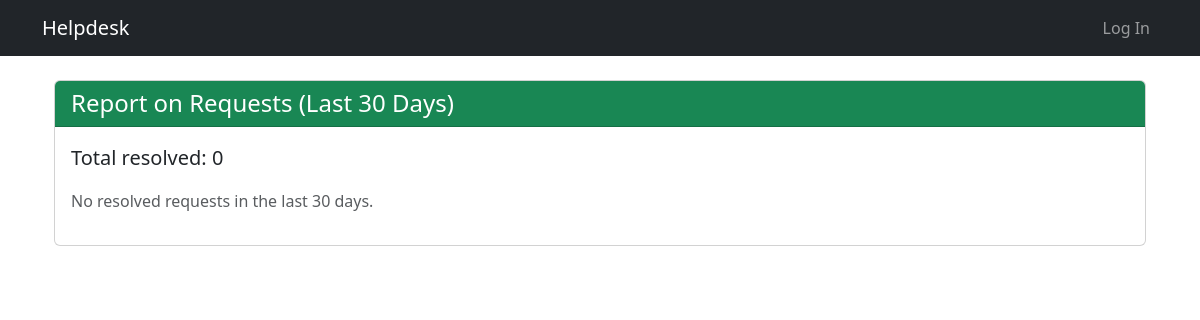
/tickets/report/, run on an earlier commit of the app's database.
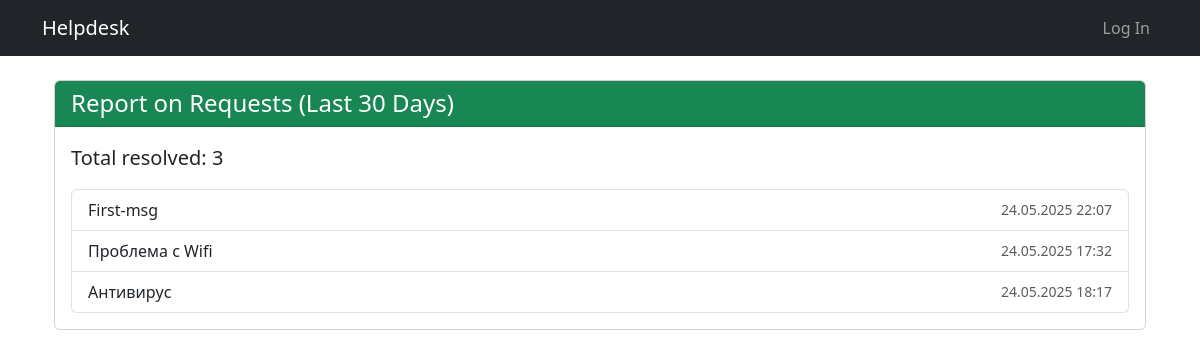
And on a later commit of the database.
### tickets/models.py (models this page shows, shortened)
class Ticket(models.Model):
    STATUS_CHOICES = (
        ('open', 'Open'),
        ('in_progress', 'In_progress'),
        ('resolved', 'Resolved'),
        ('closed', 'Closed'),
    )
    user = models.ForeignKey(User, on_delete=models.CASCADE)
    title = models.CharField(max_length=255)
    description = models.TextField()
    status = models.CharField(max_length=20, choices=STATUS_CHOICES, default='open')
    created_at = models.DateTimeField(auto_now_add=True)

### tickets/views.py (the view)
# urls.py: path('tickets/report/', views.report_view, name='ticket_report'),
def report_view(request):
    last_30_days = now() - timedelta(days=30)
    resolved_tickets = Ticket.objects.filter(status='resolved', created_at__gte=last_30_days)
    total_resolved = resolved_tickets.count()
    return render(request, 'tickets/report.html', {
        'resolved_tickets': resolved_tickets,
        'total_resolved': total_resolved
    })

### tickets/templates/tickets/report.html (shortened to what this page needs)
{% extends "base.html" %}
{% block content %}
<div class="container mt-4">
  <div class="card">
    <div class="card-header bg-success text-white">
      <h4 class="mb-0">Report on Requests (Last 30 Days)</h4>
    </div>
    <div class="card-body">
      <p class="lead">Total resolved: <strong>{{ total_resolved }}</strong></p>
      {% if resolved_tickets %}
        <ul class="list-group">
          {% for ticket in resolved_tickets %}
            <li class="list-group-item d-flex justify-content-between align-items-center">
              <span>{{ ticket.title }}</span>
              <small class="text-muted">{{ ticket.created_at|date:"d.m.Y H:i" }}</small>
            </li>
          {% endfor %}
        </ul>
      {% else %}
        <p class="text-muted">No resolved requests in the last 30 days.</p>
      {% endif %}
    </div>
  </div>
</div>
{% endblock %}

What changed in the data, as far as the page shows it:
added Ticket: title "First-msg", created_at "24.05.2025 22:07"
added Ticket: title "Проблема с Wifi", created_at "24.05.2025 17:32"
added Ticket: title "Антивирус", created_at "24.05.2025 18:17"
Also different on the page:
{{ total_resolved }}: "0" → "3"
text no longer shown: "No resolved requests in the last 30 days."
